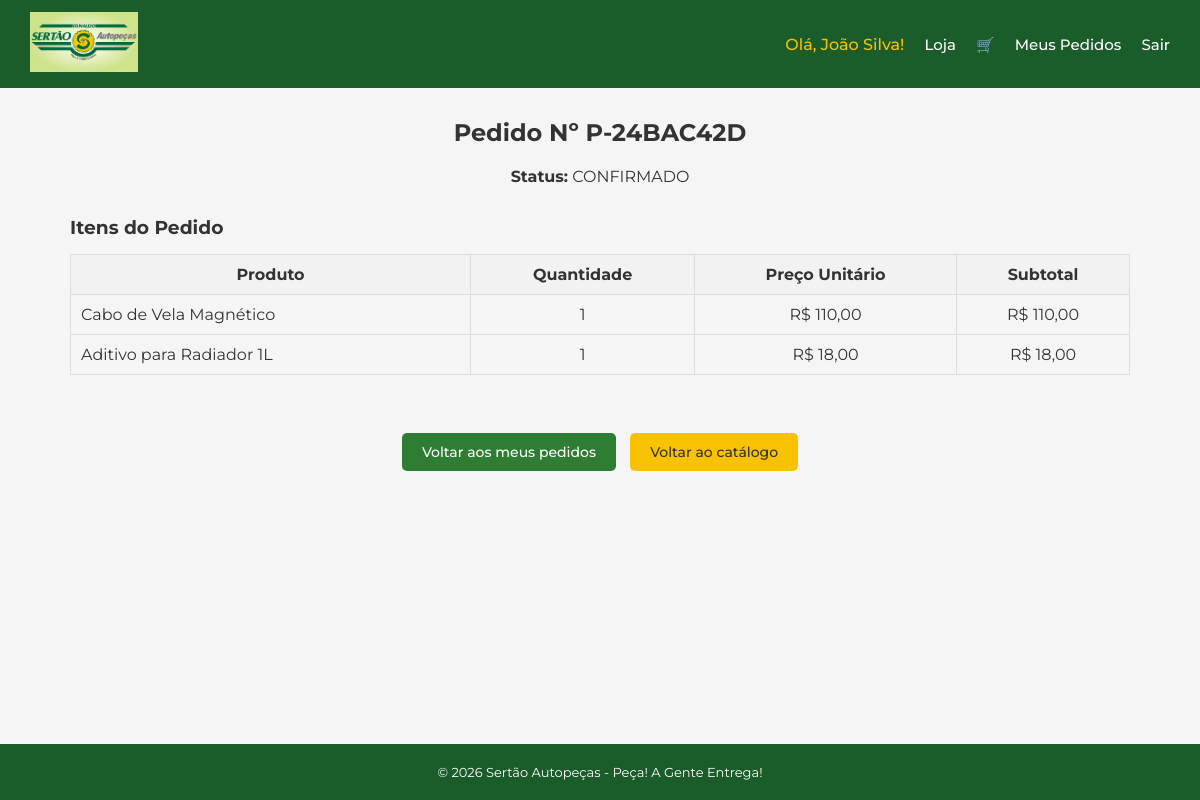
The page /meus-pedidos/P-24BAC42D (signed in) on the database its author committed.
### app/models.py (models this page shows)
class Usuario(UserMixin, db.Model):
    id = db.Column(db.Integer, primary_key=True)
    nome = db.Column(db.String(100), nullable=False)
    email = db.Column(db.String(100), nullable=False, unique=True)
    senha = db.Column(db.String(100), nullable=False)
    perfil = db.Column(db.String(100), nullable=False)
    endereco = db.Column(db.String(200), nullable=True)
    cidade = db.Column(db.String(100), nullable=True)
    estado = db.Column(db.String(2), nullable=True)
    cep = db.Column(db.String(9), nullable=True)
    data_cadastro = db.Column(db.DateTime, default=agora_brasilia)
    pedidos = db.relationship('Pedido', back_populates='usuario')

class Pedido(db.Model):
    id = db.Column(db.Integer, primary_key=True)
    numero = db.Column(db.String, nullable=False, unique=True)
    data = db.Column(db.DateTime, default=agora_brasilia)
    status = db.Column(db.String, nullable=False)
    usuario_id = db.Column(db.Integer, db.ForeignKey('usuario.id'), nullable=False)
    usuario = db.relationship('Usuario', back_populates='pedidos')
    itens = db.relationship('ItemPedido', backref='pedido')

class Produto(db.Model):
    id = db.Column(db.Integer, primary_key=True)
    nome = db.Column(db.String(100), nullable=False)
    codigo = db.Column(db.String(100), nullable=False, unique=True)
    categoria = db.Column(db.String(100), nullable=False)
    preco = db.Column(db.Float, nullable=False)
    quantidade = db.Column(db.Integer, nullable=False, default=0)
    imagem = db.Column(db.String(200), nullable=True, default='default.jpg')

class ItemPedido(db.Model):
    id = db.Column(db.Integer, primary_key=True)
    pedido_id = db.Column(db.Integer, db.ForeignKey('pedido.id'), nullable=False)
    produto_id = db.Column(db.Integer, db.ForeignKey('produto.id'), nullable=False)
    quantidade = db.Column(db.Integer, nullable=False)
    preco_unitario = db.Column(db.Float, nullable=False)
    produto = db.relationship('Produto', backref='itens_pedido')

### app/routes/pedido.py (the view)
@pedido.route('/meus-pedidos/<numero>', methods=['GET'])
@login_required
def detalhe_pedido(numero):
    pedido_especifico = Pedido.query.filter_by(numero=numero).first_or_404()
    itens = ItemPedido.query.filter_by(pedido_id=pedido_especifico.id).all()
    itens_detalhados = []
    for item in itens:
        produto = Produto.query.get(item.produto_id)
        itens_detalhados.append({
            'nome': produto.nome,
            'quantidade': item.quantidade,
            'preco_unitario': item.preco_unitario,
            'subtotal': item.quantidade * item.preco_unitario
        })
    return render_template('pedido/detalhe.html', pedido=pedido_especifico, itens=itens_detalhados)

### app/models.py (called while the page is built)
@login_manager.user_loader
def load_user(user_id):
    return Usuario.query.get(int(user_id))

### app/templates/pedido/detalhe.html (shortened to what this page needs)
{% extends 'base.html' %}
{% block conteudo %}
<h2 style="text-align: center;">Pedido Nº {{ pedido.numero }}</h2>
<div style="margin-top: 20px; text-align: center;">
    <p><strong>Status:</strong> {{ pedido.status }}</p>
</div>
<h3 style="margin-top: 30px;">Itens do Pedido</h3>
{% if itens %}
<table style="width: 100%; border-collapse: collapse; margin-top: 15px;">
    <thead>
        <tr style="background-color: #f2f2f2;">
            <th style="padding: 10px; border: 1px solid #ddd;">Produto</th>
            <th style="padding: 10px; border: 1px solid #ddd;">Quantidade</th>
            <th style="padding: 10px; border: 1px solid #ddd;">Preço Unitário</th>
            <th style="padding: 10px; border: 1px solid #ddd;">Subtotal</th>
        </tr>
    </thead>
    <tbody>
        {% for item in itens %}
        <tr>
            <td style="padding: 10px; border: 1px solid #ddd;">
                {{ item.nome }}
            </td>
            <td style="padding: 10px; border: 1px solid #ddd; text-align: center;">
                {{ item.quantidade }}
            </td>
            <td style="padding: 10px; border: 1px solid #ddd; text-align: center;">
                R$ {{ item.preco_unitario | moeda }}
            </td>
            <td style="padding: 10px; border: 1px solid #ddd; text-align: center;">
                R$ {{ (item.quantidade * item.preco_unitario) | moeda }}
            </td>
        </tr>
        {% endfor %}
    </tbody>
</table>
{% else %}
    <p>Este pedido não possui itens.</p>
{% endif %}
<br><br>
<div style="text-align: center; margin-top: 20px;">
    <a href="/meus-pedidos" class="btn btn-secondary" style="margin-right: 10px">
        Voltar aos meus pedidos
    </a>
    <a href="/loja" class="btn btn-primary">
        Voltar ao catálogo
    </a>
</div>
{% endblock %}

### app/templates/base.html (shortened to what this page needs)
<!DOCTYPE html>
<html lang="pt-BR">
<head>
    <link rel="stylesheet" href="{{ url_for('static', filename='css/base.css') }}">
    <link rel="stylesheet" href="{{ url_for('static', filename='css/layout.css') }}">
    <link rel="stylesheet" href="{{ url_for('static', filename='css/componentes.css') }}">
    <link rel="stylesheet" href="{{ url_for('static', filename='css/utils.css') }}">
    <link rel="stylesheet" href="{{ url_for('static', filename='css/carrinho.css') }}">
    <link rel="stylesheet" href="{{ url_for('static', filename='css/toast.css') }}">
</head>
<body>
<nav class="navbar">
    <a href="/loja">
        <img src="{{ url_for('static', filename='logo.jpeg') }}" alt="Sertão Autopeças">
    </a>
    <div class="navbar-links" id="navbar-links">
        {% if current_user.is_authenticated %}
            <span class="navbar-user">Olá, {{ current_user.nome }}!</span>
            {% if current_user.perfil == 'CLIENTE' %}
                <a href="/loja">Loja</a>
                <a href="/carrinho" aria-label="Carrinho" style="position: relative; text-decoration: none; color: white;">
                    🛒
                </a>
                <a href="/meus-pedidos">Meus Pedidos</a>
            {% else %}
                <a href="/admin">Painel Administrativo</a>
                <a href="/">Loja</a>
                <a href="/admin/clientes">Clientes</a>
                <a href="/admin/pedidos">Pedidos</a>
                <a href="/admin/devolucoes">Devoluções</a>
            {% endif %}
            <a href="/logout">Sair</a>
        {% else %}
            <a href="/loja">Loja</a>
            <a href="/login">Login</a>
            <a href="/cadastro">Cadastre-se</a>
        {% endif %}
    </div>
</nav>
<div class="container">
    {% block conteudo %}{% endblock %}
</div>
<footer class="footer">
    <p>© 2026 Sertão Autopeças - Peça! A Gente Entrega!</p>
</footer>
</body>
</html>

### app/static/css/base.css (style rules this page uses)
* { margin: 0; padding: 0; box-sizing: border-box; }
body { font-family: 'Montserrat', sans-serif; background-color: #f5f5f5; color: #333333; display: flex; flex-direction: column; min-height: 100vh; }

### app/static/css/layout.css (style rules this page uses)
.navbar { background-color: #1a5c2a; padding: 12px 30px; display: flex; align-items: center; justify-content: space-between; }
.navbar img { height: 60px; }
.navbar-links { display: flex; align-items: center; gap: 20px; }
.navbar-links a { color: #ffffff; text-decoration: none; font-weight: 500; font-size: 15px; }
.navbar-user { color: #f9c200; font-weight: 500; }
.container { max-width: 1100px; width: 100%; margin: 30px auto; padding: 0 20px; flex: 1; }
.footer { background-color: #1a5c2a; color: #ffffff; text-align: center; padding: 20px; font-size: 13px; }

### app/static/css/componentes.css (style rules this page uses)
.btn { display: inline-block; padding: 10px 20px; border: none; border-radius: 5px; cursor: pointer; font-size: 14px; font-weight: 500; text-decoration: none; }
.btn-primary { background-color: #f9c200; color: #333333; }
.btn-secondary { background-color: #2e7d32; color: white; }

### rows shown on the page
Usuario: nome "João Silva"
Pedido: numero "P-24BAC42D", status "CONFIRMADO"
Produto: nome "Cabo de Vela Magnético"
ItemPedido: preco_unitario|moeda "110,00", (item.quantidade*item.preco_unitario)|moeda "110,00"
Produto: nome "Aditivo para Radiador 1L"
ItemPedido: preco_unitario|moeda "18,00", (item.quantidade*item.preco_unitario)|moeda "18,00"

### other values the page prints
{{ item.quantidade }} "1" "1"
